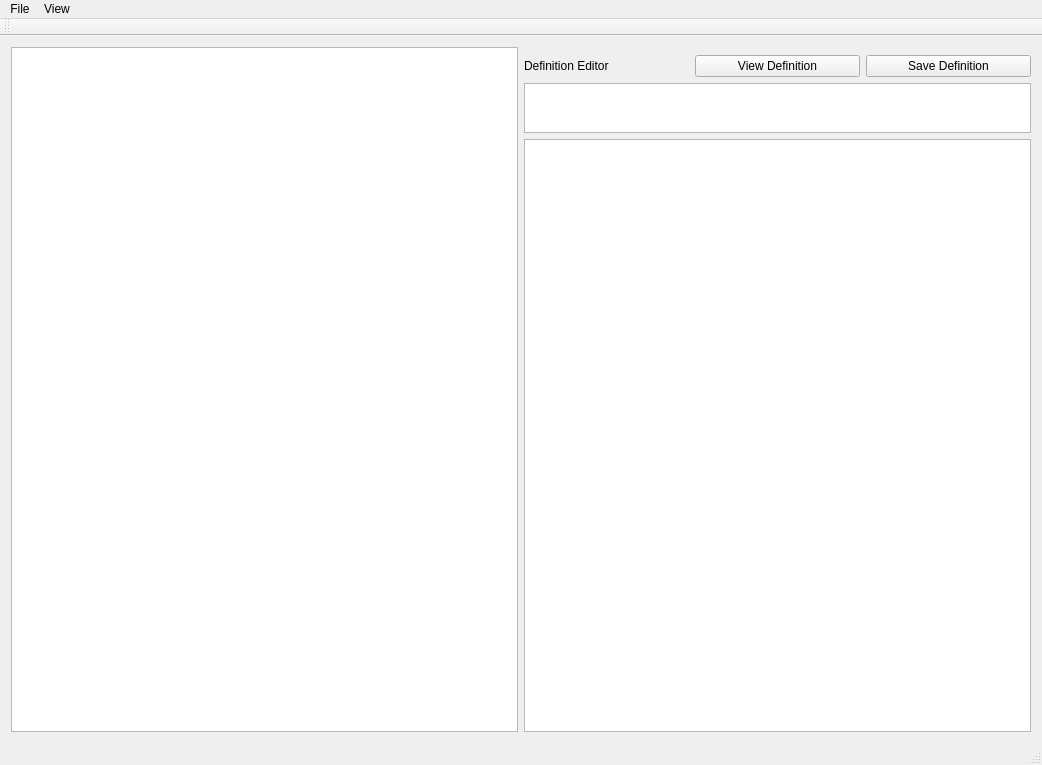
<?xml version="1.0" encoding="UTF-8"?>
<ui version="4.0">
 <class>MainWindow</class>
 <widget class="QMainWindow" name="MainWindow">
  <property name="geometry">
   <rect>
    <x>0</x>
    <y>0</y>
    <width>1042</width>
    <height>765</height>
   </rect>
  </property>
  <property name="windowTitle">
   <string>MainWindow</string>
  </property>
  <widget class="QWidget" name="centralWidget">
   <layout class="QGridLayout" name="gridLayout">
    <item row="0" column="0">
     <layout class="QHBoxLayout" name="horizontalLayout">
      <item>
       <widget class="QTextEdit" name="textEdit"/>
      </item>
      <item>
       <layout class="QVBoxLayout" name="verticalLayout_7">
        <item>
         <layout class="QHBoxLayout" name="horizontalLayout_2">
          <property name="topMargin">
           <number>8</number>
          </property>
          <item>
           <widget class="QLabel" name="label">
            <property name="text">
             <string>Definition Editor</string>
            </property>
           </widget>
          </item>
          <item>
           <widget class="QPushButton" name="viewDefButton">
            <property name="text">
             <string>View Definition</string>
            </property>
           </widget>
          </item>
          <item>
           <widget class="QPushButton" name="saveDefButton">
            <property name="text">
             <string>Save Definition</string>
            </property>
           </widget>
          </item>
         </layout>
        </item>
        <item>
         <widget class="QTextEdit" name="word">
          <property name="maximumSize">
           <size>
            <width>16777215</width>
            <height>50</height>
           </size>
          </property>
         </widget>
        </item>
        <item>
         <widget class="QTextEdit" name="textEdit_2"/>
        </item>
       </layout>
      </item>
     </layout>
    </item>
   </layout>
  </widget>
  <widget class="QMenuBar" name="menuBar">
   <property name="geometry">
    <rect>
     <x>0</x>
     <y>0</y>
     <width>1042</width>
     <height>21</height>
    </rect>
   </property>
   <widget class="QMenu" name="menuFile">
    <property name="title">
     <string>File</string>
    </property>
    <addaction name="actionOpen"/>
    <addaction name="actionSave"/>
   </widget>
   <widget class="QMenu" name="menuView">
    <property name="title">
     <string>View</string>
    </property>
    <addaction name="actionEditor_Mode"/>
   </widget>
   <addaction name="menuFile"/>
   <addaction name="menuView"/>
  </widget>
  <widget class="QToolBar" name="mainToolBar">
   <attribute name="toolBarArea">
    <enum>TopToolBarArea</enum>
   </attribute>
   <attribute name="toolBarBreak">
    <bool>false</bool>
   </attribute>
  </widget>
  <widget class="QStatusBar" name="statusBar"/>
  <action name="actionOpen">
   <property name="text">
    <string>Open...</string>
   </property>
  </action>
  <action name="actionSave">
   <property name="text">
    <string>Save...</string>
   </property>
  </action>
  <action name="actionLesson">
   <property name="checkable">
    <bool>true</bool>
   </property>
   <property name="checked">
    <bool>true</bool>
   </property>
   <property name="enabled">
    <bool>false</bool>
   </property>
   <property name="text">
    <string>lesson</string>
   </property>
  </action>
  <action name="actionStudent">
   <property name="checkable">
    <bool>true</bool>
   </property>
   <property name="text">
    <string>student</string>
   </property>
  </action>
  <action name="actionEditor_Mode">
   <property name="checkable">
    <bool>true</bool>
   </property>
   <property name="text">
    <string>Editor Mode</string>
   </property>
  </action>
 </widget>
 <layoutdefault spacing="6" margin="11"/>
 <tabstops>
  <tabstop>textEdit</tabstop>
  <tabstop>textEdit_2</tabstop>
 </tabstops>
 <resources/>
 <connections/>
</ui>
